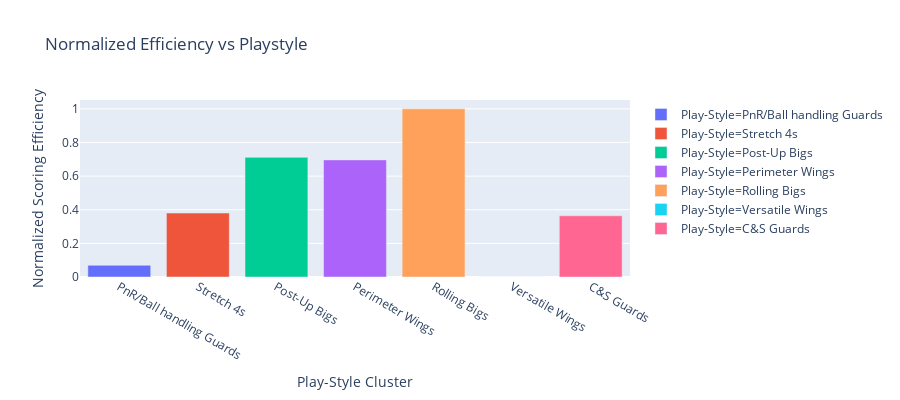

This figure's notebook cell:
### Code cell
import plotly.express as px
a = weighted_EFG.values()
norm = [(float(i)-min(a))/(max(a)-min(a)) for i in a]

fig = px.bar(x = weighted_EFG.keys(), y = norm,height=400, color = list(weighted_EFG.keys()),labels={
                     "x" : "Play-Style Cluster",
                     "y": "Normalized Scoring Efficiency",
                     "color" : "Play-Style"
                 },
            title="Normalized Efficiency vs Playstyle")
fig.show()

print(len(names))

### Figure 1 — Plotly figure (JSON) as saved in the notebook; plotly's stock layout.template omitted (floating-point values rounded to 4 significant figures)
{"data": [{"alignmentgroup": "True", "hoverlabel": {"namelength": 0}, "hovertemplate": "Play-Style=PnR/Ball handling Guards<br>Play-Style Cluster=%{x}<br>Normalized Scoring Efficiency=%{y}", "legendgroup": "Play-Style=PnR/Ball handling Guards", "marker": {"color": "#636efa"}, "name": "Play-Style=PnR/Ball handling Guards", "offsetgroup": "Play-Style=PnR/Ball handling Guards", "orientation": "v", "showlegend": true, "textposition": "auto", "type": "bar", "x": ["PnR/Ball handling Guards"], "xaxis": "x", "y": [0.06956], "yaxis": "y"}, {"alignmentgroup": "True", "hoverlabel": {"namelength": 0}, "hovertemplate": "Play-Style=Stretch 4s<br>Play-Style Cluster=%{x}<br>Normalized Scoring Efficiency=%{y}", "legendgroup": "Play-Style=Stretch 4s", "marker": {"color": "#EF553B"}, "name": "Play-Style=Stretch 4s", "offsetgroup": "Play-Style=Stretch 4s", "orientation": "v", "showlegend": true, "textposition": "auto", "type": "bar", "x": ["Stretch 4s"], "xaxis": "x", "y": [0.3805], "yaxis": "y"}, {"alignmentgroup": "True", "hoverlabel": {"namelength": 0}, "hovertemplate": "Play-Style=Post-Up Bigs<br>Play-Style Cluster=%{x}<br>Normalized Scoring Efficiency=%{y}", "legendgroup": "Play-Style=Post-Up Bigs", "marker": {"color": "#00cc96"}, "name": "Play-Style=Post-Up Bigs", "offsetgroup": "Play-Style=Post-Up Bigs", "orientation": "v", "showlegend": true, "textposition": "auto", "type": "bar", "x": ["Post-Up Bigs"], "xaxis": "x", "y": [0.7117], "yaxis": "y"}, {"alignmentgroup": "True", "hoverlabel": {"namelength": 0}, "hovertemplate": "Play-Style=Perimeter Wings<br>Play-Style Cluster=%{x}<br>Normalized Scoring Efficiency=%{y}", "legendgroup": "Play-Style=Perimeter Wings", "marker": {"color": "#ab63fa"}, "name": "Play-Style=Perimeter Wings", "offsetgroup": "Play-Style=Perimeter Wings", "orientation": "v", "showlegend": true, "textposition": "auto", "type": "bar", "x": ["Perimeter Wings"], "xaxis": "x", "y": [0.6965], "yaxis": "y"}, {"alignmentgroup": "True", "hoverlabel": {"namelength": 0}, "hovertemplate": "Play-Style=Rolling Bigs<br>Play-Style Cluster=%{x}<br>Normalized Scoring Efficiency=%{y}", "legendgroup": "Play-Style=Rolling Bigs", "marker": {"color": "#FFA15A"}, "name": "Play-Style=Rolling Bigs", "offsetgroup": "Play-Style=Rolling Bigs", "orientation": "v", "showlegend": true, "textposition": "auto", "type": "bar", "x": ["Rolling Bigs"], "xaxis": "x", "y": [1], "yaxis": "y"}, {"alignmentgroup": "True", "hoverlabel": {"namelength": 0}, "hovertemplate": "Play-Style=Versatile Wings<br>Play-Style Cluster=%{x}<br>Normalized Scoring Efficiency=%{y}", "legendgroup": "Play-Style=Versatile Wings", "marker": {"color": "#19d3f3"}, "name": "Play-Style=Versatile Wings", "offsetgroup": "Play-Style=Versatile Wings", "orientation": "v", "showlegend": true, "textposition": "auto", "type": "bar", "x": ["Versatile Wings"], "xaxis": "x", "y": [0], "yaxis": "y"}, {"alignmentgroup": "True", "hoverlabel": {"namelength": 0}, "hovertemplate": "Play-Style=C&S Guards<br>Play-Style Cluster=%{x}<br>Normalized Scoring Efficiency=%{y}", "legendgroup": "Play-Style=C&S Guards", "marker": {"color": "#FF6692"}, "name": "Play-Style=C&S Guards", "offsetgroup": "Play-Style=C&S Guards", "orientation": "v", "showlegend": true, "textposition": "auto", "type": "bar", "x": ["C&S Guards"], "xaxis": "x", "y": [0.3639], "yaxis": "y"}], "layout": {"barmode": "relative", "height": 400, "legend": {"tracegroupgap": 0}, "title": {"text": "Normalized Efficiency vs Playstyle"}, "xaxis": {"anchor": "y", "domain": [0, 1], "title": {"text": "Play-Style Cluster"}}, "yaxis": {"anchor": "x", "domain": [0, 1], "title": {"text": "Normalized Scoring Efficiency"}}}}
